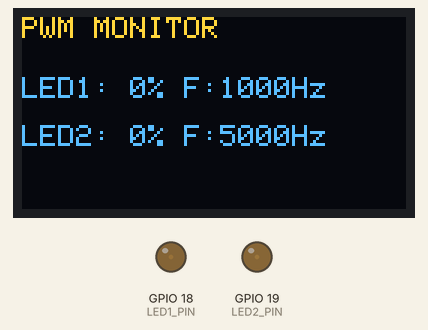
The program below on a simulated ESP32. Shown: 128×64 one-colour display, output pins drawn as LEDs (lit = HIGH). The OLED is the two-colour kind (top 16 rows yellow).

Above: at 0.21 s.
At 9.83 s:
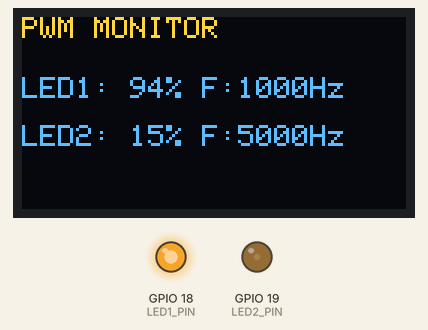
At 19.78 s:
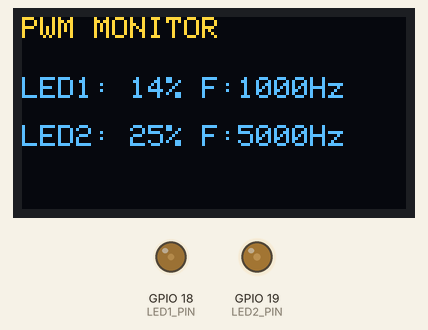
At 39.66 s:
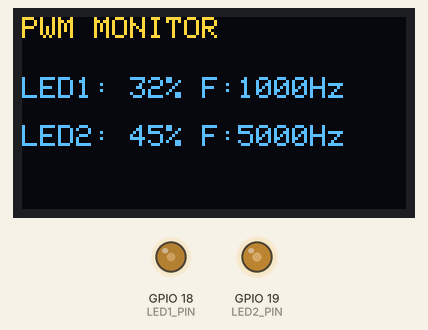
Timing chart, 0 to 40.0 s (numbered marks = the images above):
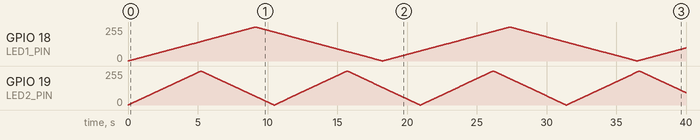

The program:

main.cpp
```cpp
#include <Arduino.h>
#include <Wire.h>
#include <Adafruit_GFX.h>
#include <Adafruit_SSD1306.h>

// ---------- PWM settings ----------
const int LED1_PIN  = 18;
const int LED2_PIN  = 19;
const int LED1_FREQ = 1000;   // Hz
const int LED2_FREQ = 5000;   // Hz
const int PWM_RES   = 10;     // 10-bit -> duty 0..1023
const int MAX_DUTY  = 1023;

// Old core (2.x): channels 0 and 2 sit on different timers,
// so the two frequencies stay independent.
const int LED1_CH = 0;
const int LED2_CH = 2;

// ---------- OLED settings ----------
const int SDA_PIN = 21;
const int SCL_PIN = 22;
Adafruit_SSD1306 display(128, 64, &Wire, -1);

// Duty values: the SAME variables drive the LEDs and the OLED
int duty1 = 0;
int duty2 = 0;
int step1 = 4;   // LED1 fade speed
int step2 = 7;   // LED2 fade speed

void pwmWrite(int pin, int ch, int duty) {
#if ESP_ARDUINO_VERSION_MAJOR >= 3
  ledcWrite(pin, duty);
#else
  ledcWrite(ch, duty);
#endif
}

void showOLED() {
  int pct1 = (duty1 * 100) / MAX_DUTY;   // duty -> percentage
  int pct2 = (duty2 * 100) / MAX_DUTY;

  display.clearDisplay();
  display.setTextSize(1);
  display.setTextColor(SSD1306_WHITE);

  display.setCursor(0, 0);
  display.println("PWM MONITOR");

  display.setCursor(0, 20);
  display.printf("LED1: %d%% F:%dHz", pct1, LED1_FREQ);

  display.setCursor(0, 36);
  display.printf("LED2: %d%% F:%dHz", pct2, LED2_FREQ);

  display.display();
}

void setup() {
  Serial.begin(115200);

#if ESP_ARDUINO_VERSION_MAJOR >= 3
  ledcAttach(LED1_PIN, LED1_FREQ, PWM_RES);
  ledcAttach(LED2_PIN, LED2_FREQ, PWM_RES);
#else
  ledcSetup(LED1_CH, LED1_FREQ, PWM_RES);
  ledcAttachPin(LED1_PIN, LED1_CH);
  ledcSetup(LED2_CH, LED2_FREQ, PWM_RES);
  ledcAttachPin(LED2_PIN, LED2_CH);
#endif

  Wire.begin(SDA_PIN, SCL_PIN);
  if (!display.begin(SSD1306_SWITCHCAPVCC, 0x3C)) {   // OLED address
    Serial.println("OLED not found! Check wiring / address.");
  }
}

void loop() {
  // Fade LED1 up and down
  duty1 += step1;
  if (duty1 >= MAX_DUTY) { duty1 = MAX_DUTY; step1 = -step1; }
  if (duty1 <= 0)        { duty1 = 0;        step1 = -step1; }

  // Fade LED2 up and down
  duty2 += step2;
  if (duty2 >= MAX_DUTY) { duty2 = MAX_DUTY; step2 = -step2; }
  if (duty2 <= 0)        { duty2 = 0;        step2 = -step2; }

  pwmWrite(LED1_PIN, LED1_CH, duty1);
  pwmWrite(LED2_PIN, LED2_CH, duty2);

  showOLED();
  delay(10);
}
```
